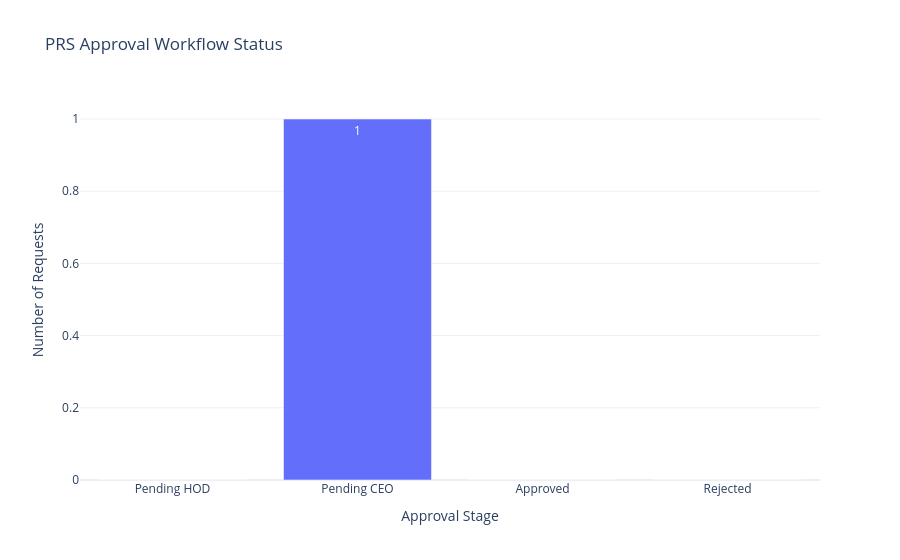

Source (notebook cell):
### Code cell
import plotly.express as px


fig = px.bar(

    approval_df,

    x="stage",

    y="total",

    title="PRS Approval Workflow Status",

    text="total"

)


fig.update_layout(

    template="plotly_white",

    xaxis_title="Approval Stage",

    yaxis_title="Number of Requests"

)


fig.show()

### Figure 1 — Plotly figure (JSON) as saved in the notebook; plotly's stock layout.template omitted (floating-point values rounded to 4 significant figures)
{"data": [{"hovertemplate": "stage=%{x}<br>total=%{text}<extra></extra>", "legendgroup": "", "marker": {"color": "#636efa", "pattern": {"shape": ""}}, "name": "", "orientation": "v", "showlegend": false, "text": [0.0, 1.0, 0.0, 0.0], "textposition": "auto", "type": "bar", "x": ["Pending HOD", "Pending CEO", "Approved", "Rejected"], "xaxis": "x", "y": [0, 1, 0, 0], "yaxis": "y"}], "layout": {"barmode": "relative", "legend": {"tracegroupgap": 0}, "title": {"text": "PRS Approval Workflow Status"}, "xaxis": {"anchor": "y", "domain": [0, 1], "title": {"text": "Approval Stage"}}, "yaxis": {"anchor": "x", "domain": [0, 1], "title": {"text": "Number of Requests"}}}}
